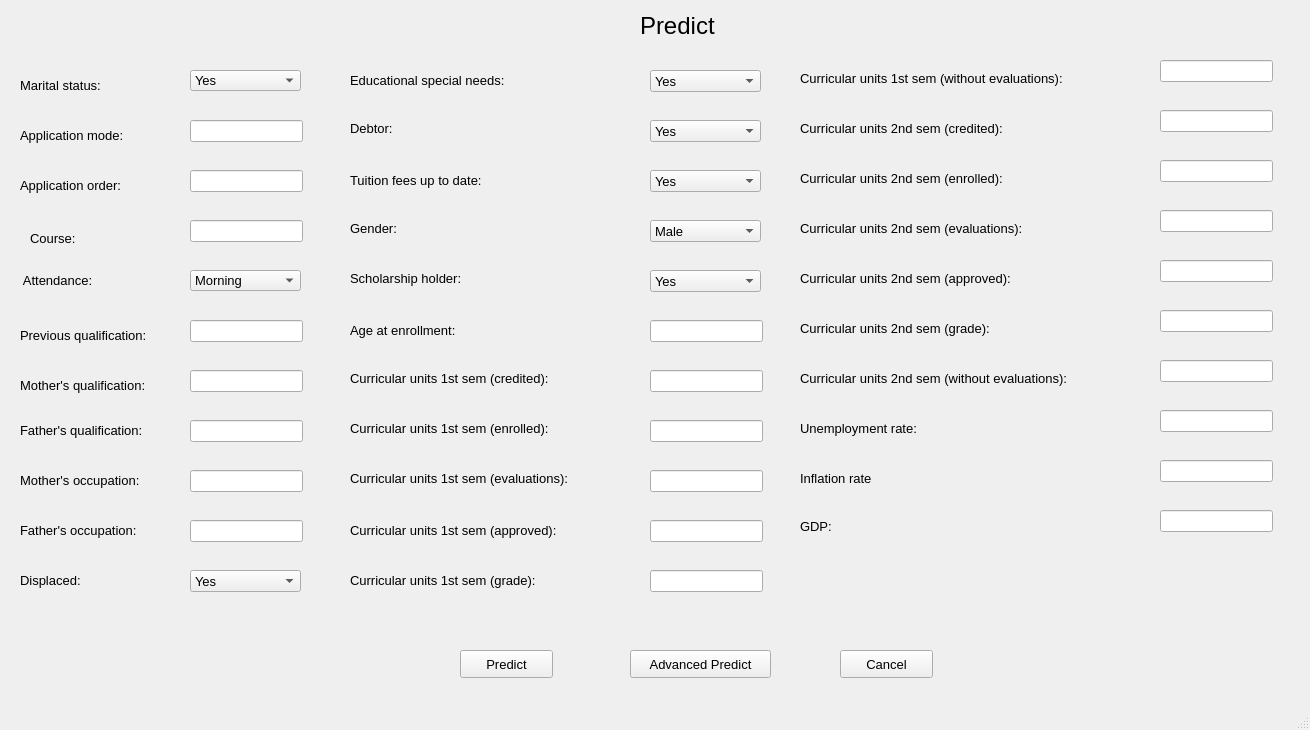
<?xml version="1.0" encoding="UTF-8"?>
<ui version="4.0">
 <class>MainWindow</class>
 <widget class="QMainWindow" name="MainWindow">
  <property name="geometry">
   <rect>
    <x>0</x>
    <y>0</y>
    <width>1310</width>
    <height>730</height>
   </rect>
  </property>
  <property name="font">
   <font>
    <pointsize>10</pointsize>
   </font>
  </property>
  <property name="windowTitle">
   <string>MainWindow</string>
  </property>
  <widget class="QWidget" name="centralwidget">
   <widget class="QLabel" name="label">
    <property name="geometry">
     <rect>
      <x>640</x>
      <y>10</y>
      <width>101</width>
      <height>31</height>
     </rect>
    </property>
    <property name="font">
     <font>
      <pointsize>18</pointsize>
     </font>
    </property>
    <property name="text">
     <string>Predict</string>
    </property>
   </widget>
   <widget class="QLabel" name="label_2">
    <property name="geometry">
     <rect>
      <x>20</x>
      <y>70</y>
      <width>111</width>
      <height>31</height>
     </rect>
    </property>
    <property name="font">
     <font>
      <pointsize>10</pointsize>
     </font>
    </property>
    <property name="text">
     <string>Marital status:</string>
    </property>
   </widget>
   <widget class="QLabel" name="label_3">
    <property name="geometry">
     <rect>
      <x>20</x>
      <y>120</y>
      <width>141</width>
      <height>31</height>
     </rect>
    </property>
    <property name="font">
     <font>
      <pointsize>10</pointsize>
     </font>
    </property>
    <property name="text">
     <string>Application mode: </string>
    </property>
   </widget>
   <widget class="QLineEdit" name="d2">
    <property name="geometry">
     <rect>
      <x>190</x>
      <y>120</y>
      <width>113</width>
      <height>22</height>
     </rect>
    </property>
   </widget>
   <widget class="QLineEdit" name="d3">
    <property name="geometry">
     <rect>
      <x>190</x>
      <y>170</y>
      <width>113</width>
      <height>22</height>
     </rect>
    </property>
   </widget>
   <widget class="QLabel" name="label_4">
    <property name="geometry">
     <rect>
      <x>20</x>
      <y>170</y>
      <width>131</width>
      <height>31</height>
     </rect>
    </property>
    <property name="font">
     <font>
      <pointsize>10</pointsize>
     </font>
    </property>
    <property name="text">
     <string>Application order:</string>
    </property>
   </widget>
   <widget class="QLabel" name="label_5">
    <property name="geometry">
     <rect>
      <x>30</x>
      <y>230</y>
      <width>71</width>
      <height>16</height>
     </rect>
    </property>
    <property name="font">
     <font>
      <pointsize>10</pointsize>
     </font>
    </property>
    <property name="text">
     <string>Course:</string>
    </property>
   </widget>
   <widget class="QLineEdit" name="d4">
    <property name="geometry">
     <rect>
      <x>190</x>
      <y>220</y>
      <width>113</width>
      <height>22</height>
     </rect>
    </property>
   </widget>
   <widget class="QLabel" name="label_6">
    <property name="geometry">
     <rect>
      <x>20</x>
      <y>270</y>
      <width>101</width>
      <height>21</height>
     </rect>
    </property>
    <property name="font">
     <font>
      <pointsize>10</pointsize>
     </font>
    </property>
    <property name="text">
     <string> Attendance:</string>
    </property>
   </widget>
   <widget class="QComboBox" name="c5">
    <property name="geometry">
     <rect>
      <x>190</x>
      <y>270</y>
      <width>111</width>
      <height>21</height>
     </rect>
    </property>
    <item>
     <property name="text">
      <string>Morning</string>
     </property>
    </item>
    <item>
     <property name="text">
      <string>Evening</string>
     </property>
    </item>
   </widget>
   <widget class="QLabel" name="label_7">
    <property name="geometry">
     <rect>
      <x>20</x>
      <y>320</y>
      <width>161</width>
      <height>31</height>
     </rect>
    </property>
    <property name="text">
     <string>Previous qualification:</string>
    </property>
   </widget>
   <widget class="QLineEdit" name="d6">
    <property name="geometry">
     <rect>
      <x>190</x>
      <y>320</y>
      <width>113</width>
      <height>22</height>
     </rect>
    </property>
   </widget>
   <widget class="QLabel" name="label_9">
    <property name="geometry">
     <rect>
      <x>20</x>
      <y>370</y>
      <width>191</width>
      <height>31</height>
     </rect>
    </property>
    <property name="text">
     <string>Mother's qualification:</string>
    </property>
   </widget>
   <widget class="QLineEdit" name="d7">
    <property name="geometry">
     <rect>
      <x>190</x>
      <y>370</y>
      <width>113</width>
      <height>22</height>
     </rect>
    </property>
   </widget>
   <widget class="QLabel" name="label_10">
    <property name="geometry">
     <rect>
      <x>20</x>
      <y>420</y>
      <width>171</width>
      <height>21</height>
     </rect>
    </property>
    <property name="text">
     <string>Father's qualification:</string>
    </property>
   </widget>
   <widget class="QLineEdit" name="d8">
    <property name="geometry">
     <rect>
      <x>190</x>
      <y>420</y>
      <width>113</width>
      <height>22</height>
     </rect>
    </property>
   </widget>
   <widget class="QLabel" name="label_11">
    <property name="geometry">
     <rect>
      <x>20</x>
      <y>470</y>
      <width>161</width>
      <height>21</height>
     </rect>
    </property>
    <property name="text">
     <string>Mother's occupation:</string>
    </property>
   </widget>
   <widget class="QLineEdit" name="d9">
    <property name="geometry">
     <rect>
      <x>190</x>
      <y>470</y>
      <width>113</width>
      <height>22</height>
     </rect>
    </property>
   </widget>
   <widget class="QLabel" name="label_12">
    <property name="geometry">
     <rect>
      <x>20</x>
      <y>520</y>
      <width>161</width>
      <height>21</height>
     </rect>
    </property>
    <property name="text">
     <string>Father's occupation:</string>
    </property>
   </widget>
   <widget class="QLineEdit" name="d10">
    <property name="geometry">
     <rect>
      <x>190</x>
      <y>520</y>
      <width>113</width>
      <height>22</height>
     </rect>
    </property>
   </widget>
   <widget class="QLabel" name="label_13">
    <property name="geometry">
     <rect>
      <x>20</x>
      <y>570</y>
      <width>81</width>
      <height>21</height>
     </rect>
    </property>
    <property name="text">
     <string>Displaced:</string>
    </property>
   </widget>
   <widget class="QLabel" name="label_14">
    <property name="geometry">
     <rect>
      <x>350</x>
      <y>70</y>
      <width>201</width>
      <height>21</height>
     </rect>
    </property>
    <property name="text">
     <string>Educational special needs:</string>
    </property>
   </widget>
   <widget class="QLabel" name="label_15">
    <property name="geometry">
     <rect>
      <x>350</x>
      <y>120</y>
      <width>55</width>
      <height>16</height>
     </rect>
    </property>
    <property name="text">
     <string>Debtor:</string>
    </property>
   </widget>
   <widget class="QLabel" name="label_16">
    <property name="geometry">
     <rect>
      <x>350</x>
      <y>170</y>
      <width>181</width>
      <height>21</height>
     </rect>
    </property>
    <property name="text">
     <string>Tuition fees up to date:</string>
    </property>
   </widget>
   <widget class="QLabel" name="label_17">
    <property name="geometry">
     <rect>
      <x>350</x>
      <y>220</y>
      <width>61</width>
      <height>16</height>
     </rect>
    </property>
    <property name="text">
     <string>Gender:</string>
    </property>
   </widget>
   <widget class="QLabel" name="label_18">
    <property name="geometry">
     <rect>
      <x>350</x>
      <y>270</y>
      <width>151</width>
      <height>16</height>
     </rect>
    </property>
    <property name="text">
     <string>Scholarship holder:</string>
    </property>
   </widget>
   <widget class="QLabel" name="label_19">
    <property name="geometry">
     <rect>
      <x>350</x>
      <y>320</y>
      <width>151</width>
      <height>21</height>
     </rect>
    </property>
    <property name="text">
     <string>Age at enrollment:</string>
    </property>
   </widget>
   <widget class="QLineEdit" name="c17">
    <property name="geometry">
     <rect>
      <x>650</x>
      <y>320</y>
      <width>113</width>
      <height>22</height>
     </rect>
    </property>
   </widget>
   <widget class="QLabel" name="label_21">
    <property name="geometry">
     <rect>
      <x>350</x>
      <y>370</y>
      <width>271</width>
      <height>16</height>
     </rect>
    </property>
    <property name="text">
     <string>Curricular units 1st sem (credited):</string>
    </property>
   </widget>
   <widget class="QLineEdit" name="c18">
    <property name="geometry">
     <rect>
      <x>650</x>
      <y>370</y>
      <width>113</width>
      <height>22</height>
     </rect>
    </property>
   </widget>
   <widget class="QLabel" name="label_22">
    <property name="geometry">
     <rect>
      <x>350</x>
      <y>420</y>
      <width>271</width>
      <height>16</height>
     </rect>
    </property>
    <property name="text">
     <string>Curricular units 1st sem (enrolled):</string>
    </property>
   </widget>
   <widget class="QLineEdit" name="c19">
    <property name="geometry">
     <rect>
      <x>650</x>
      <y>420</y>
      <width>113</width>
      <height>22</height>
     </rect>
    </property>
   </widget>
   <widget class="QLabel" name="label_23">
    <property name="geometry">
     <rect>
      <x>350</x>
      <y>470</y>
      <width>291</width>
      <height>16</height>
     </rect>
    </property>
    <property name="text">
     <string>Curricular units 1st sem (evaluations):</string>
    </property>
   </widget>
   <widget class="QLineEdit" name="c20">
    <property name="geometry">
     <rect>
      <x>650</x>
      <y>470</y>
      <width>113</width>
      <height>22</height>
     </rect>
    </property>
   </widget>
   <widget class="QLabel" name="label_24">
    <property name="geometry">
     <rect>
      <x>350</x>
      <y>520</y>
      <width>271</width>
      <height>21</height>
     </rect>
    </property>
    <property name="text">
     <string>Curricular units 1st sem (approved):</string>
    </property>
   </widget>
   <widget class="QLineEdit" name="c21">
    <property name="geometry">
     <rect>
      <x>650</x>
      <y>520</y>
      <width>113</width>
      <height>22</height>
     </rect>
    </property>
   </widget>
   <widget class="QLabel" name="label_25">
    <property name="geometry">
     <rect>
      <x>350</x>
      <y>570</y>
      <width>251</width>
      <height>21</height>
     </rect>
    </property>
    <property name="text">
     <string>Curricular units 1st sem (grade):</string>
    </property>
   </widget>
   <widget class="QLineEdit" name="c22">
    <property name="geometry">
     <rect>
      <x>650</x>
      <y>570</y>
      <width>113</width>
      <height>22</height>
     </rect>
    </property>
   </widget>
   <widget class="QLabel" name="label_26">
    <property name="geometry">
     <rect>
      <x>800</x>
      <y>70</y>
      <width>351</width>
      <height>16</height>
     </rect>
    </property>
    <property name="text">
     <string>Curricular units 1st sem (without evaluations):</string>
    </property>
   </widget>
   <widget class="QLineEdit" name="c23">
    <property name="geometry">
     <rect>
      <x>1160</x>
      <y>60</y>
      <width>113</width>
      <height>22</height>
     </rect>
    </property>
   </widget>
   <widget class="QLabel" name="label_27">
    <property name="geometry">
     <rect>
      <x>800</x>
      <y>120</y>
      <width>271</width>
      <height>16</height>
     </rect>
    </property>
    <property name="text">
     <string>Curricular units 2nd sem (credited):</string>
    </property>
   </widget>
   <widget class="QLineEdit" name="c24">
    <property name="geometry">
     <rect>
      <x>1160</x>
      <y>110</y>
      <width>113</width>
      <height>22</height>
     </rect>
    </property>
   </widget>
   <widget class="QLabel" name="label_28">
    <property name="geometry">
     <rect>
      <x>800</x>
      <y>170</y>
      <width>271</width>
      <height>16</height>
     </rect>
    </property>
    <property name="text">
     <string>Curricular units 2nd sem (enrolled):</string>
    </property>
   </widget>
   <widget class="QLineEdit" name="c25">
    <property name="geometry">
     <rect>
      <x>1160</x>
      <y>160</y>
      <width>113</width>
      <height>22</height>
     </rect>
    </property>
   </widget>
   <widget class="QLabel" name="label_29">
    <property name="geometry">
     <rect>
      <x>800</x>
      <y>220</y>
      <width>281</width>
      <height>16</height>
     </rect>
    </property>
    <property name="text">
     <string>Curricular units 2nd sem (evaluations):</string>
    </property>
   </widget>
   <widget class="QLineEdit" name="c26">
    <property name="geometry">
     <rect>
      <x>1160</x>
      <y>210</y>
      <width>113</width>
      <height>22</height>
     </rect>
    </property>
   </widget>
   <widget class="QLabel" name="label_30">
    <property name="geometry">
     <rect>
      <x>800</x>
      <y>270</y>
      <width>291</width>
      <height>16</height>
     </rect>
    </property>
    <property name="text">
     <string>Curricular units 2nd sem (approved):</string>
    </property>
   </widget>
   <widget class="QLineEdit" name="c27">
    <property name="geometry">
     <rect>
      <x>1160</x>
      <y>260</y>
      <width>113</width>
      <height>22</height>
     </rect>
    </property>
   </widget>
   <widget class="QLabel" name="label_31">
    <property name="geometry">
     <rect>
      <x>800</x>
      <y>320</y>
      <width>281</width>
      <height>16</height>
     </rect>
    </property>
    <property name="text">
     <string>Curricular units 2nd sem (grade):</string>
    </property>
   </widget>
   <widget class="QLineEdit" name="c28">
    <property name="geometry">
     <rect>
      <x>1160</x>
      <y>310</y>
      <width>113</width>
      <height>22</height>
     </rect>
    </property>
   </widget>
   <widget class="QLabel" name="label_32">
    <property name="geometry">
     <rect>
      <x>800</x>
      <y>370</y>
      <width>341</width>
      <height>16</height>
     </rect>
    </property>
    <property name="text">
     <string>Curricular units 2nd sem (without evaluations):</string>
    </property>
   </widget>
   <widget class="QLineEdit" name="c29">
    <property name="geometry">
     <rect>
      <x>1160</x>
      <y>360</y>
      <width>113</width>
      <height>22</height>
     </rect>
    </property>
   </widget>
   <widget class="QLabel" name="label_33">
    <property name="geometry">
     <rect>
      <x>800</x>
      <y>420</y>
      <width>191</width>
      <height>16</height>
     </rect>
    </property>
    <property name="text">
     <string>Unemployment rate:</string>
    </property>
   </widget>
   <widget class="QLineEdit" name="c30">
    <property name="geometry">
     <rect>
      <x>1160</x>
      <y>410</y>
      <width>113</width>
      <height>22</height>
     </rect>
    </property>
   </widget>
   <widget class="QLabel" name="label_34">
    <property name="geometry">
     <rect>
      <x>800</x>
      <y>520</y>
      <width>47</width>
      <height>13</height>
     </rect>
    </property>
    <property name="text">
     <string>GDP:</string>
    </property>
   </widget>
   <widget class="QLineEdit" name="c32">
    <property name="geometry">
     <rect>
      <x>1160</x>
      <y>510</y>
      <width>113</width>
      <height>22</height>
     </rect>
    </property>
   </widget>
   <widget class="QPushButton" name="predict_button">
    <property name="geometry">
     <rect>
      <x>460</x>
      <y>650</y>
      <width>93</width>
      <height>28</height>
     </rect>
    </property>
    <property name="text">
     <string>Predict</string>
    </property>
   </widget>
   <widget class="QPushButton" name="cancel_btn">
    <property name="geometry">
     <rect>
      <x>840</x>
      <y>650</y>
      <width>93</width>
      <height>28</height>
     </rect>
    </property>
    <property name="text">
     <string>Cancel</string>
    </property>
   </widget>
   <widget class="QComboBox" name="c1">
    <property name="geometry">
     <rect>
      <x>190</x>
      <y>70</y>
      <width>111</width>
      <height>21</height>
     </rect>
    </property>
    <item>
     <property name="text">
      <string>Yes</string>
     </property>
    </item>
    <item>
     <property name="text">
      <string>No</string>
     </property>
    </item>
   </widget>
   <widget class="QComboBox" name="c11">
    <property name="geometry">
     <rect>
      <x>190</x>
      <y>570</y>
      <width>111</width>
      <height>22</height>
     </rect>
    </property>
    <item>
     <property name="text">
      <string>Yes</string>
     </property>
    </item>
    <item>
     <property name="text">
      <string>No</string>
     </property>
    </item>
   </widget>
   <widget class="QComboBox" name="c12">
    <property name="geometry">
     <rect>
      <x>650</x>
      <y>70</y>
      <width>111</width>
      <height>22</height>
     </rect>
    </property>
    <item>
     <property name="text">
      <string>Yes</string>
     </property>
    </item>
    <item>
     <property name="text">
      <string>No</string>
     </property>
    </item>
   </widget>
   <widget class="QComboBox" name="c13">
    <property name="geometry">
     <rect>
      <x>650</x>
      <y>120</y>
      <width>111</width>
      <height>22</height>
     </rect>
    </property>
    <item>
     <property name="text">
      <string>Yes</string>
     </property>
    </item>
    <item>
     <property name="text">
      <string>No</string>
     </property>
    </item>
   </widget>
   <widget class="QComboBox" name="c14">
    <property name="geometry">
     <rect>
      <x>650</x>
      <y>170</y>
      <width>111</width>
      <height>22</height>
     </rect>
    </property>
    <item>
     <property name="text">
      <string>Yes</string>
     </property>
    </item>
    <item>
     <property name="text">
      <string>No</string>
     </property>
    </item>
   </widget>
   <widget class="QComboBox" name="c16">
    <property name="geometry">
     <rect>
      <x>650</x>
      <y>270</y>
      <width>111</width>
      <height>22</height>
     </rect>
    </property>
    <item>
     <property name="text">
      <string>Yes</string>
     </property>
    </item>
    <item>
     <property name="text">
      <string>No</string>
     </property>
    </item>
   </widget>
   <widget class="QComboBox" name="c15">
    <property name="geometry">
     <rect>
      <x>650</x>
      <y>220</y>
      <width>111</width>
      <height>22</height>
     </rect>
    </property>
    <item>
     <property name="text">
      <string>Male</string>
     </property>
    </item>
    <item>
     <property name="text">
      <string>Female</string>
     </property>
    </item>
   </widget>
   <widget class="QLabel" name="label_35">
    <property name="geometry">
     <rect>
      <x>800</x>
      <y>470</y>
      <width>121</width>
      <height>16</height>
     </rect>
    </property>
    <property name="text">
     <string>Inflation rate</string>
    </property>
   </widget>
   <widget class="QLineEdit" name="c31">
    <property name="geometry">
     <rect>
      <x>1160</x>
      <y>460</y>
      <width>113</width>
      <height>22</height>
     </rect>
    </property>
   </widget>
   <widget class="QPushButton" name="predict_button_2">
    <property name="geometry">
     <rect>
      <x>630</x>
      <y>650</y>
      <width>141</width>
      <height>28</height>
     </rect>
    </property>
    <property name="text">
     <string>Advanced Predict</string>
    </property>
   </widget>
  </widget>
  <widget class="QMenuBar" name="menubar">
   <property name="geometry">
    <rect>
     <x>0</x>
     <y>0</y>
     <width>1310</width>
     <height>25</height>
    </rect>
   </property>
  </widget>
  <widget class="QStatusBar" name="statusbar"/>
 </widget>
 <resources/>
 <connections/>
</ui>
